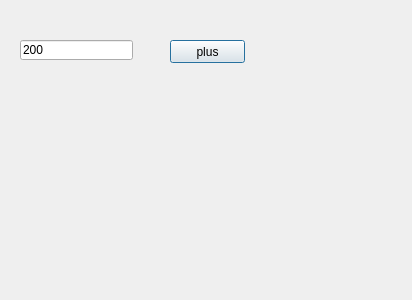
<?xml version="1.0" encoding="UTF-8"?>
<ui version="4.0">
 <class>Dialog</class>
 <widget class="QDialog" name="Dialog">
  <property name="geometry">
   <rect>
    <x>0</x>
    <y>0</y>
    <width>412</width>
    <height>300</height>
   </rect>
  </property>
  <property name="windowTitle">
   <string>Dialog</string>
  </property>
  <widget class="QLineEdit" name="le">
   <property name="geometry">
    <rect>
     <x>20</x>
     <y>40</y>
     <width>113</width>
     <height>20</height>
    </rect>
   </property>
   <property name="text">
    <string>200</string>
   </property>
  </widget>
  <widget class="QPushButton" name="pb">
   <property name="geometry">
    <rect>
     <x>170</x>
     <y>40</y>
     <width>75</width>
     <height>23</height>
    </rect>
   </property>
   <property name="text">
    <string>plus</string>
   </property>
  </widget>
 </widget>
 <resources/>
 <connections/>
</ui>
